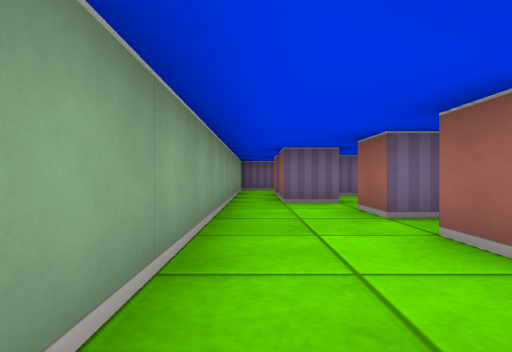
[1] (above)

24 first-person views from a walk through a cub3D maze. The camera is about half as high as the walls, looks level and sees 80° across. The floor is counted in squares. Each view is taken from the middle of a square. On the plan, view 1 faces up. The plan holds only what a view shows up to about 9 squares ahead; the rest is blank.

[2]
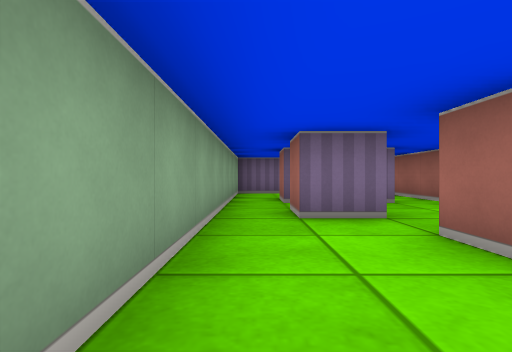

[3]
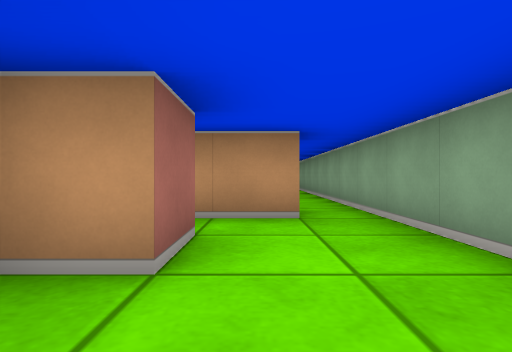

[4]
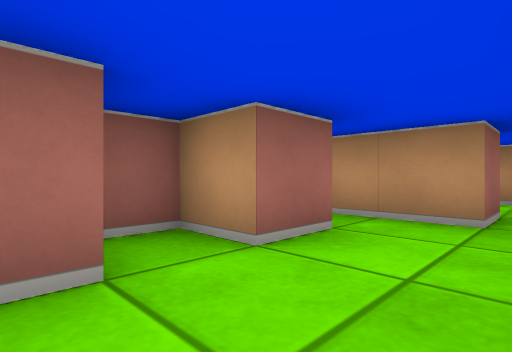

[5]
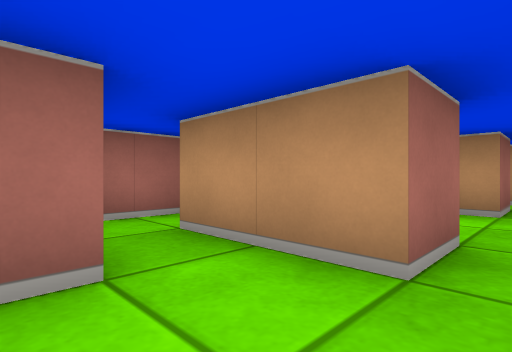

[6]
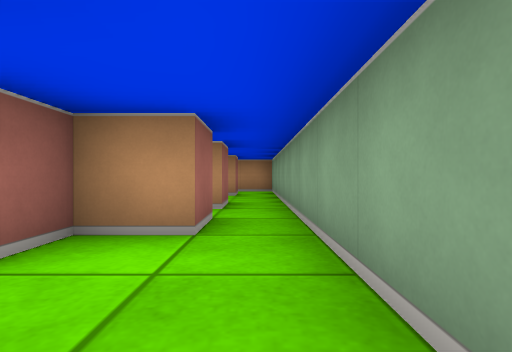

[7]
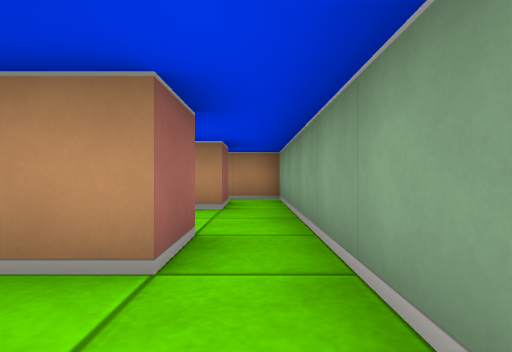

[8]
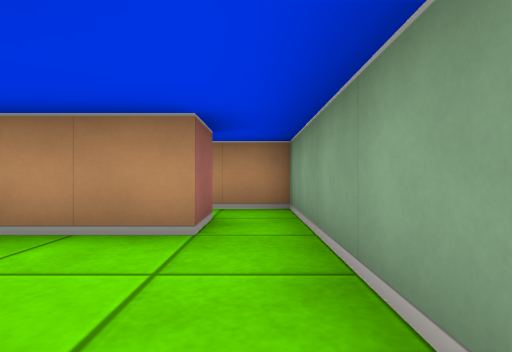

[9]
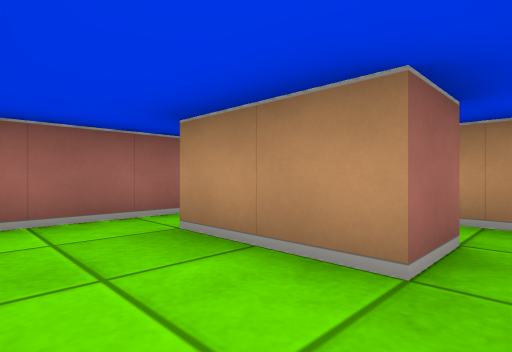

[10]
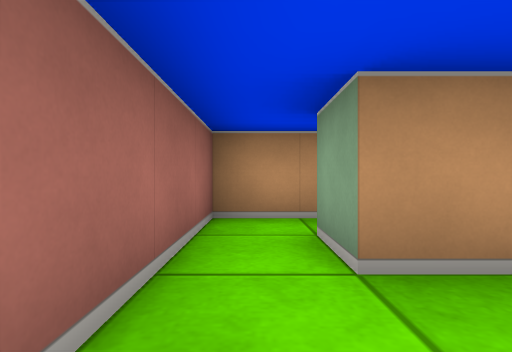

[11]
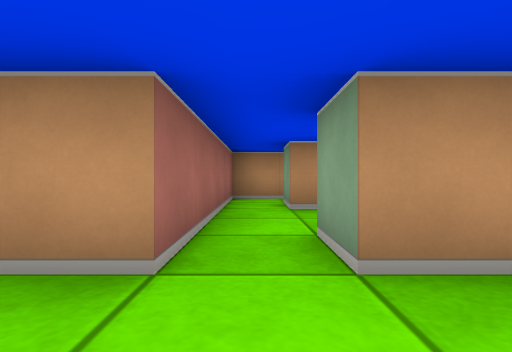

[12]
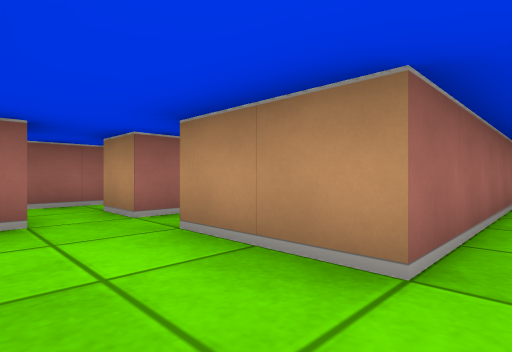

[13]
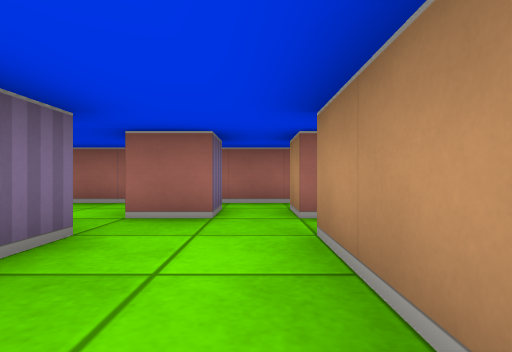

[14]
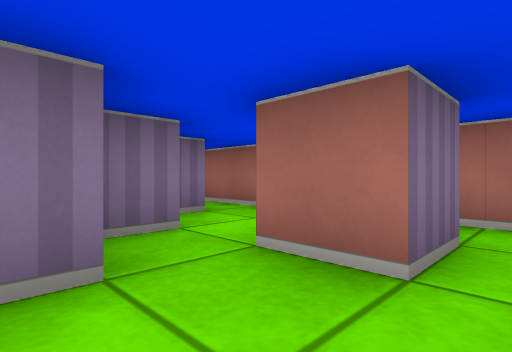

[15]
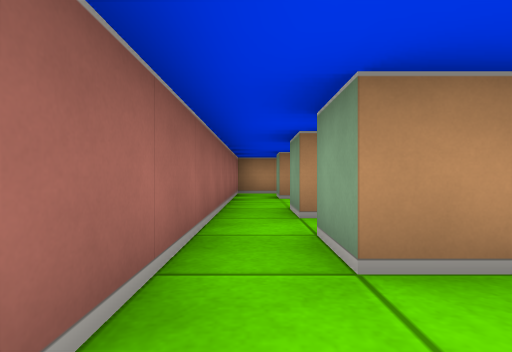

[16]
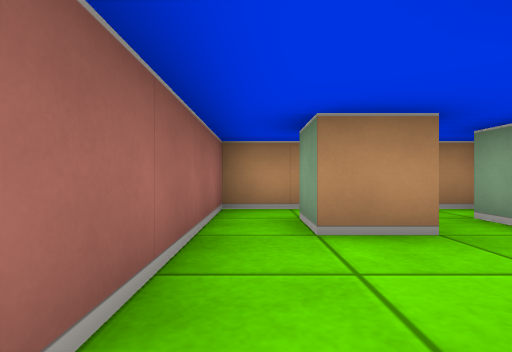

[17]
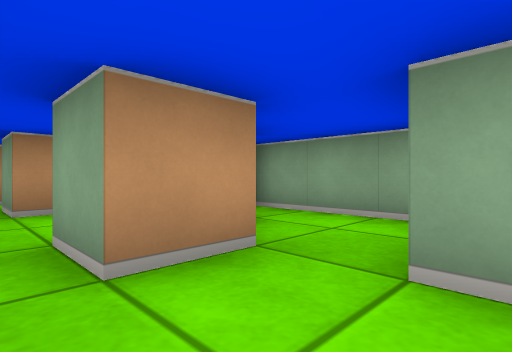

[18]
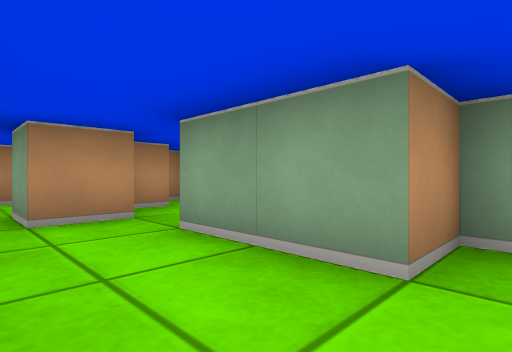

[19]
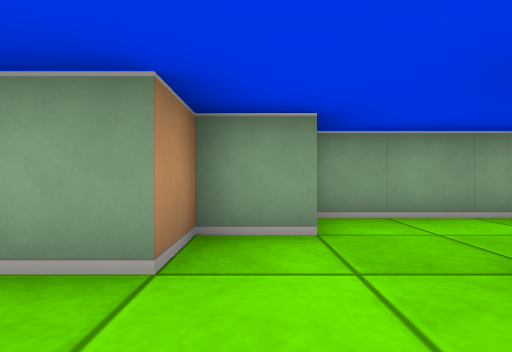

[20]
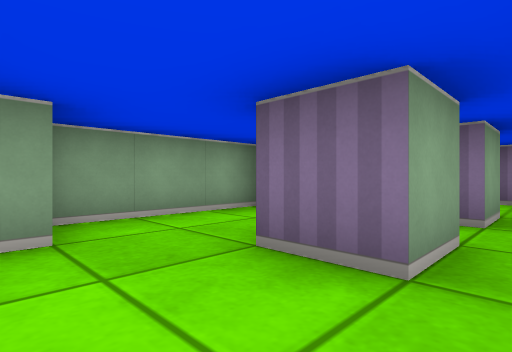

[21]
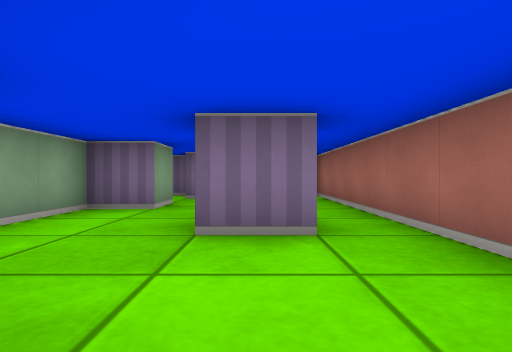

[22]
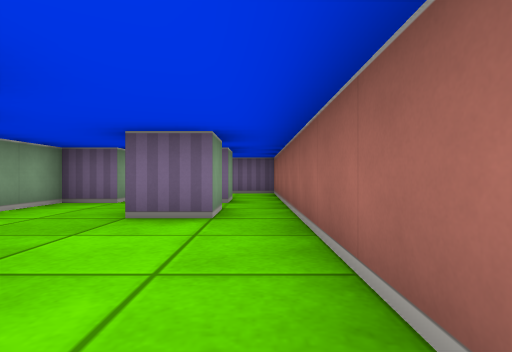

[23]
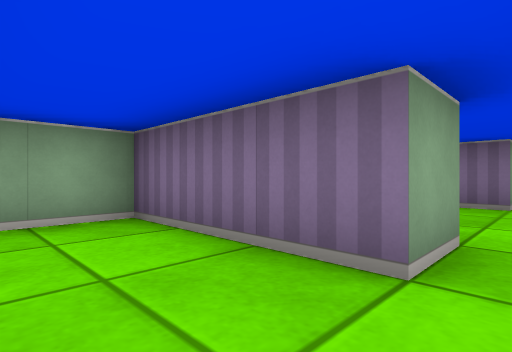

[24]
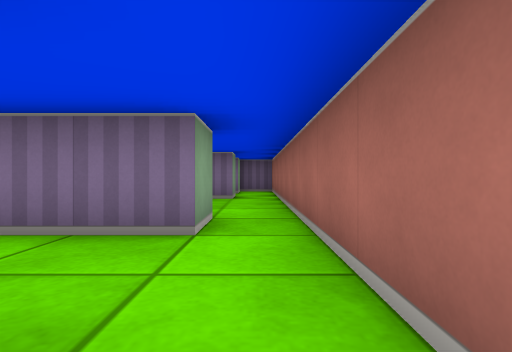

### Floor plan
Ten units are one square. View 1 is at (0, 0); x grows to the right and y downward. Boxes are objects, and circles mark ways between rooms. Rooms are numbered by the first view taken in them; rooms with no view inside come last. Other rooms are left out.
<svg viewBox="-10 -175 100 275">
<path fill="none" stroke="#000" d="M5 35 5 25 15 25 15 18M5 5 5 -5M5 45 25 45M-5 -5 -5 45M21 -35 15 -35 15 -45M16 -55 5 -55 5 -65M15 -14 15 -25 25 -25 25 -32M5 -5 25 -5M-5 -75 -5 -5M25 -75 5 -75M35 1 35 -9M5 55 5 45M5 75 25 75M-5 45 -5 75M25 45 25 55M35 75 35 45M35 45 55 45M55 25 48 25M75 -5 75 5 70 5M85 25 85 -10M65 25 75 25M65 51 65 45 75 45 75 55M65 75 75 75 75 85M55 79 55 85M72 95 85 95 85 25M75 25 75 35 65 35 65 25M48 95 54 95M65 15 58 15M55 -45 55 -35 65 -35 65 -15M75 -65 75 -55 65 -55M55 -85 55 -75 45 -75 45 -46M75 -85 75 -75M85 -25 85 -105 72 -105M54 -105 49 -105M35 -78 35 -105M5 -75 5 -85M25 -105 -5 -105 -5 -75M55 5 61 5M65 -5 75 -5M45 -9 45 15M5 85 5 75M-5 75 -5 95 8 95M25 75 25 85M22 95 35 95 35 75M35 -155 35 -170"/>
<circle cx="0" cy="0" r="3" fill="#2a7"/>
<circle cx="0" cy="50" r="3" fill="#2a7"/>
<circle cx="15" cy="40" r="3" fill="#2a7"/>
<circle cx="30" cy="-80" r="3" fill="#2a7"/>
<circle cx="0" cy="-80" r="3" fill="#2a7"/>
<circle cx="15" cy="65" r="3" fill="#2a7"/>
<circle cx="0" cy="80" r="3" fill="#2a7"/>
<circle cx="30" cy="50" r="3" fill="#2a7"/>
<circle cx="30" cy="80" r="3" fill="#2a7"/>
<circle cx="45" cy="35" r="3" fill="#2a7"/>
<circle cx="80" cy="30" r="3" fill="#2a7"/>
<circle cx="80" cy="-10" r="3" fill="#2a7"/>
<circle cx="70" cy="-10" r="3" fill="#2a7"/>
<circle cx="15" cy="-95" r="3" fill="#2a7"/>
<circle cx="15" cy="90" r="3" fill="#2a7"/>
<text x="10" y="20">1</text>
<text x="10" y="-40">2</text>
<text x="10" y="60">3</text>
<text x="30" y="60">4</text>
<text x="40" y="30">5</text>
<text x="80" y="10">6</text>
<text x="70" y="60">7</text>
<text x="60" y="-60">8</text>
<text x="30" y="-100">9</text>
<text x="10" y="-90">10</text>
<text x="60" y="0">11</text>
<text x="10" y="90">12</text>
<text x="30" y="80">13</text>
<text x="30" y="-160">14</text>
</svg>
Room 1 opens to room 2. Room 1 opens to room 3. Room 1 opens to room 5. Room 2 opens to room 9. Room 2 opens to room 10. Room 3 opens to room 4. Room 3 opens to room 12. Room 4 opens to room 5. Room 4 opens to room 13. Room 5 opens to room 7. Room 6 opens to room 7. Room 6 opens to room 8. Room 8 opens to room 11. Room 9 opens to room 10. Room 12 opens to room 13.

Where each view was taken, in squares from view 1:
view 1: 0 up, 0 right, facing up
view 2: 2 up, 0 right, facing up
view 3: 4 up, 1 right, facing down
view 4: 4 up, 0 right, facing down-right
view 5: 2 up, 0 right, facing down-right
view 6: 0 up, 0 right, facing down
view 7: 3 down, 0 right, facing down
view 8: 5 down, 0 right, facing down
view 9: 6 down, 0 right, facing down-right
view 10: 6 down, 3 right, facing down
view 11: 3 down, 3 right, facing down
view 12: 3 down, 3 right, facing down-right
view 13: 4 down, 3 right, facing right
view 14: 4 down, 5 right, facing up-right
view 15: 1 down, 8 right, facing down
view 16: 5 down, 8 right, facing down
view 17: 2 up, 8 right, facing down-left
view 18: 4 up, 8 right, facing down-left
view 19: 4 up, 8 right, facing left
view 20: 4 up, 8 right, facing up-left
view 21: 3 up, 7 right, facing up
view 22: 2 up, 8 right, facing up
view 23: 9 up, 3 right, facing up-left
view 24: 8 up, 3 right, facing up
